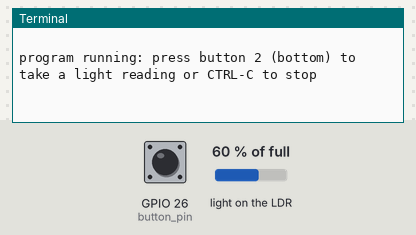
A program run on a simulated Raspberry Pi (BCM pin numbers). On the bench: the last lines printed to the terminal. Inputs (shaded band) come from the test bench; at power-on: GPIO 26 (button_pin) HIGH, light on the LDR 60 % of full. The capacitor on the light-sensor pin charges in 0.2 + 60·(1 − level)² ms; the clock reads 2024-03-15 10:24:30 at power-on unless the program sets it.

Above: at 1.2 s.
1.3 s: GPIO 26 (button_pin) pulled LOW for 0.15 s
At 3.1 s:
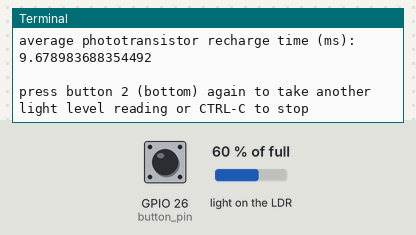
3.8 s: GPIO 26 (button_pin) pulsed LOW 2 times (0.12 s each, 0.3 s apart)
At 4.32 s:
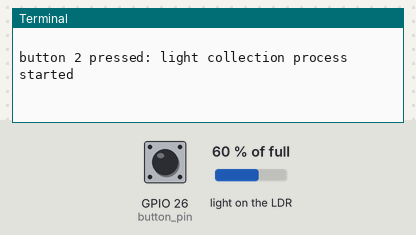

The program:

phototran_light_sensor.py
```python
# RPi PCB version of phototran_light_sensor.py that times how long it takes to recharge a capacitor when a button is pressed
#   where this provides a 'proxy' measurement of the phototransistor 'resistance' and hence the light level

# command to run this script:  python3 ./RPi_maker_PCB5/sensors/light_sensors/phototran_light_sensor.py

import RPi.GPIO as GPIO   # this imports the module to allow the GPIO pins to be easily utilised
import time               # this imports the module to allow various time functions to be used
GPIO.setwarnings(False)

# This code sets the RPi to use the BCM (Broadcom) pin numbers which is usually the default but is positively set here
GPIO.setmode(GPIO.BCM)


pin_charge = 5     # GPIO pin_charge connected to the phototransistor collector when set HIGH charges the capacitor through a fixed 1k resistor

pin_discharge = 6  # GPIO pin_discharge  discharges the capacitor through a fixed 1k resistor

button_pin = 26    # this is the GPIO pin that one side of the (bottom: button2) tactile switch is connected to

GPIO.setup(button_pin, GPIO.IN, pull_up_down=GPIO.PUD_UP)
# this is a special setting that indicates when a pin changes from LOW to HIGH ie when the button is pressed

# this function discharges (empties) the 330nF capacitor so it is ready to be recharged (filled up)
def discharge():
    GPIO.setup(pin_charge, GPIO.IN)
    GPIO.setup(pin_discharge, GPIO.OUT)
    GPIO.output(pin_discharge, False)
    time.sleep(0.2)  # this wait time is set to a value large enough for the capacitor to fully discharge
    #print ("capacitor discharged")    # show this debug by deleting the # in front of the print

# this function charges (fills up) the the 330nF capacitor and returns the time taken for the GPIO pin_charge
# to go HIGH this means the voltage on the capacitor has reached approx. 1.65V
def charge_time():
    GPIO.setup(pin_discharge, GPIO.IN)    # configure the GPIO pin_discharge to be an input
    GPIO.setup(pin_charge, GPIO.OUT)      # configure the GPIO pin_charge to be an output
    GPIO.output(pin_charge, True)         # set the GPIO pin_charge HIGH so that it starts to charge the capacitor
    t1 = time.time()                      # start the clock by recording the current time
    while not GPIO.input(pin_discharge):  # loop while the GPIO pin_discharge is still not HIGH ie capacitor not charged
        pass
    t2 = time.time()             # stop the clock by recording the difference between the current and the start times
    #  if here then the GPIO pin_discharge is HIGH ie the capacitor has charged so we can return the time in milliseconds
    millitime = (t2 - t1) * 1000
    #print ("capacitor recharged - time (ms): " + str(millitime)) # show this debug by deleting the # in front of the print
    return millitime      # times were in seconds so multiply by 1000 to get milliseconds


# this is a function to repetitively discharge and recharge the 330nF capacitor that is in series
# with the phototransistor and obtain an average time in milliseconds for the recharging
#  - the longer this time, the higher the phototransistor 'resistance' and the lower the light level
#
def phototransistor_time(repeats):         # start the definition of the function
    total = 0;
    for i in range(1, repeats+1):
        #print ("loop counter: " + str(i))  # show this debug by deleting the # in front of the print
        discharge()
        total = total + charge_time()
        #print ("current total time (ms): " + str(total)) # show this debug by deleting the # in front of the print
    av_time = total / float(repeats)
    #print ("average recharge time (ms): " + str(av_time)) # show this debug by deleting the # in front of the print
    return av_time

# this is a function to indicate when the button is pressed
def btn_pressed():
    # if button is pressed GPIO.input will report FALSE
    if not GPIO.input(button_pin):
        return 1

###########
# main code
###########

print (" ")
print ("program running: press button 2 (bottom) to take a light reading or CTRL-C to stop ")

try:    # this loop is not strictly necessary but it does allow the script to be easily stopped with CTRL-C
    while True:  # this is the loop that checks if the button is pressed and measures the phototransistor recharge time if it is
        discharge()                      # capacitor discharged just in case

        while not btn_pressed():         # check if button pressed
            pass                         # if not pressed just loop endlessly

        # if we are here then the button has been pressed
        print(" ")
        print ("button 2 pressed: light collection process started")
        print(" ")
        photo_time = phototransistor_time(5)          # calculate the average recharge time from 5 readings
        print ("average phototransistor recharge time (ms): " + str(photo_time))
        print(" ")
        # now loop back to wait for the button to be pressed again
        print ("press button 2 (bottom) again to take another light level reading or CTRL-C to stop ")

finally:  # this code is run when the try is interrupted with a CTRL-C
    print(" ")
    print("Cleaning up the GPIO pins before stopping")
    print(" ")
    print(" ")
    print(" ")
    GPIO.cleanup()

# The cleanup command sets all the pins back to inputs which protects the
# Pi from accidental shorts-circuits if something metal touches the GPIO pins.
    
```

Measured:
- after the input at 1.3 s, the terminal: prints a new line at once (image 1)
